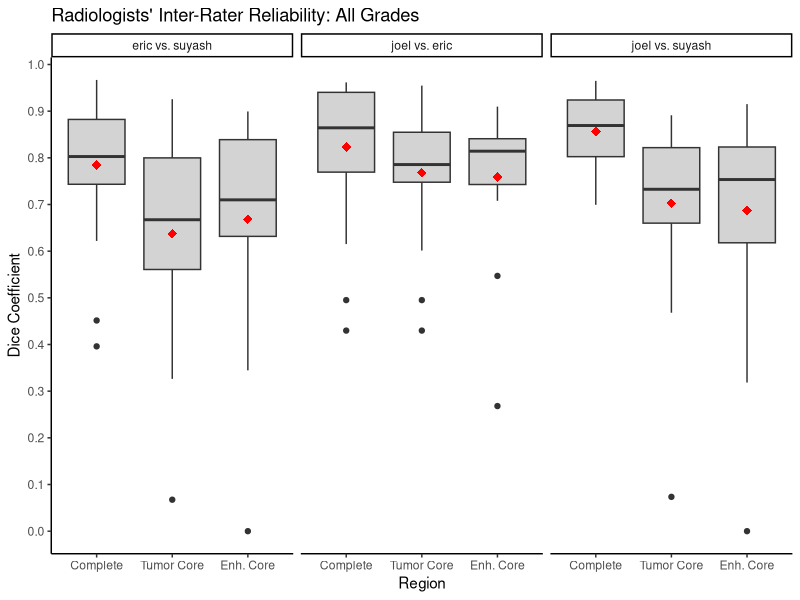
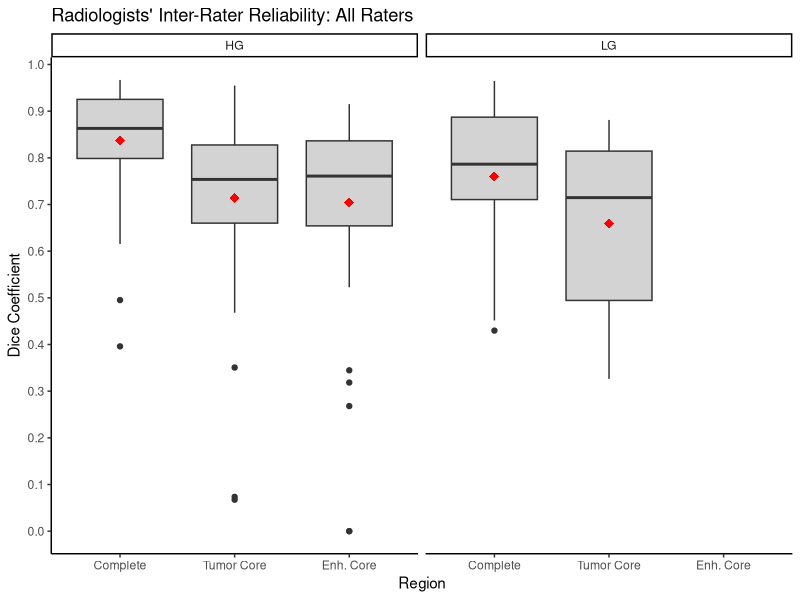
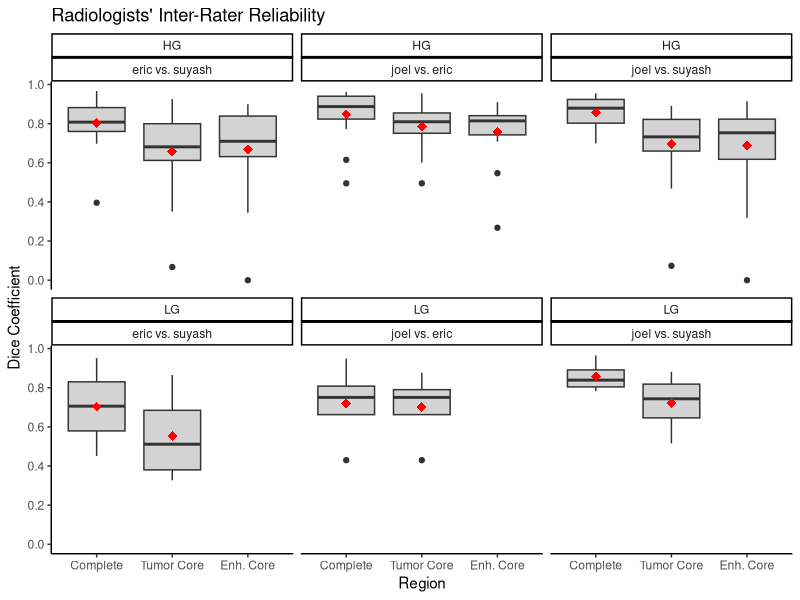
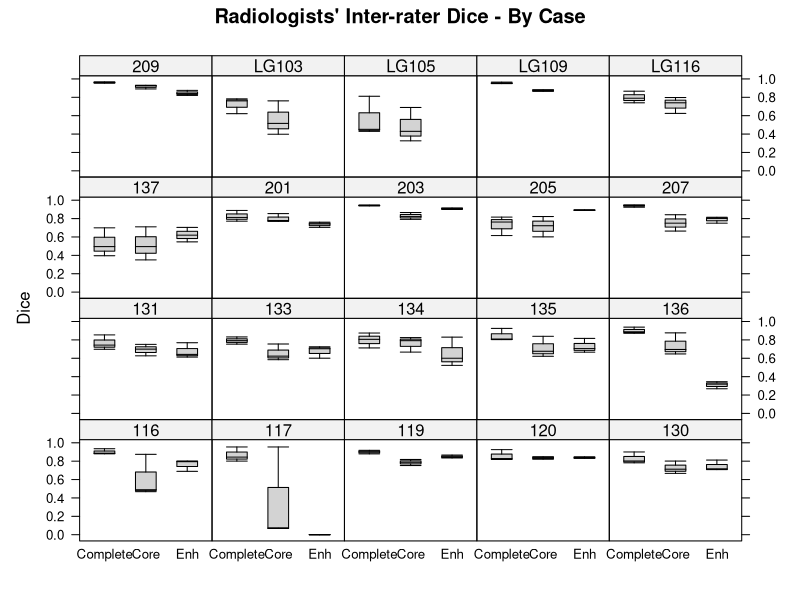
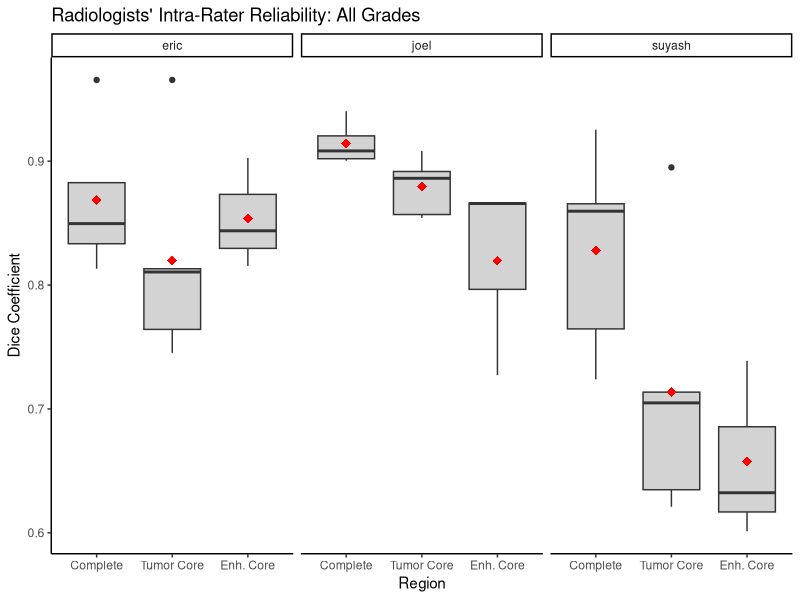
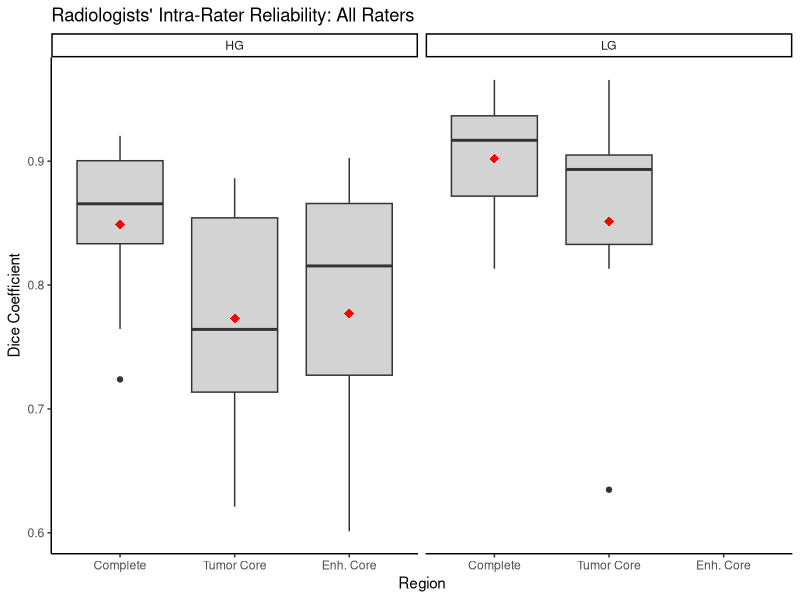
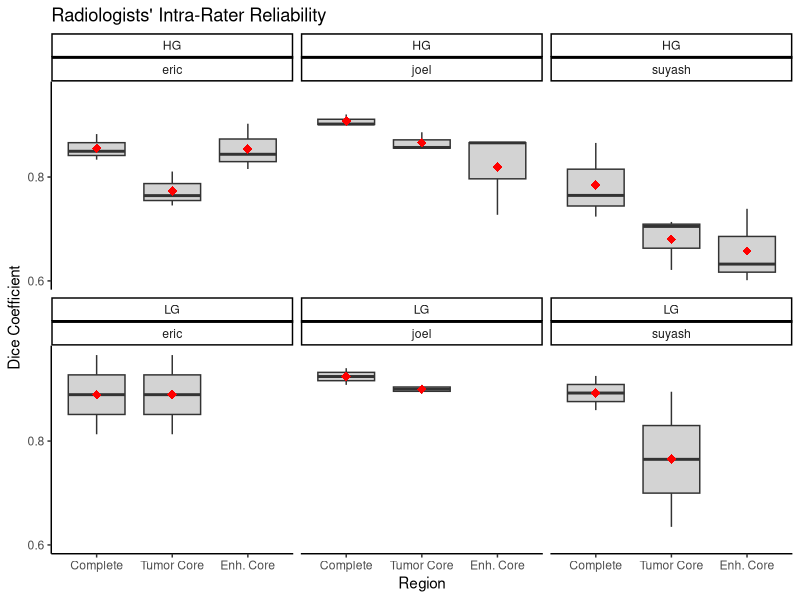
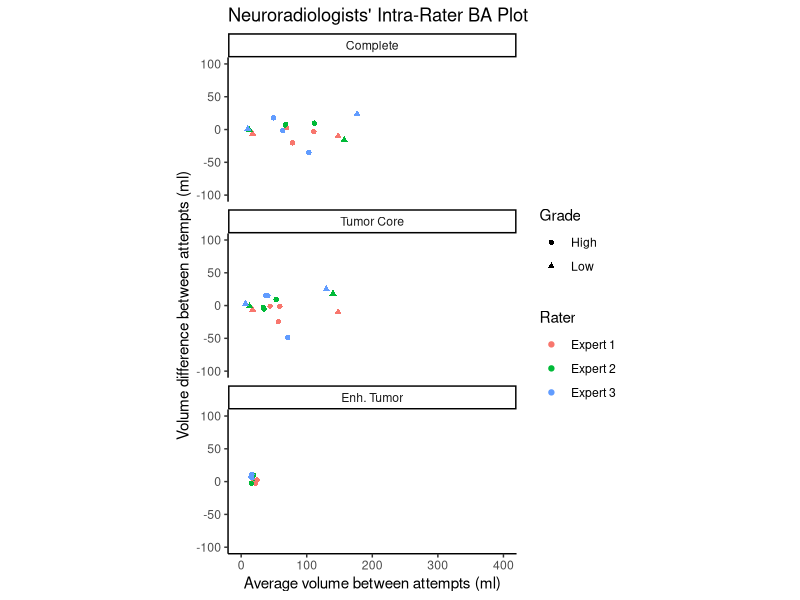

Write the R code that produced these figures, in order.
## ---- chunk 1
library(reshape2)

# Read the data
X<-read.table("interrater.txt", col.names = c('Rater1','Rater2','Case','Complete','Core','Enh'),
              na.strings = c('nan','-nan'));

# Reshape so that the different measures are on different lines
Xl<-melt(X, id.vars = c('Rater1','Rater2','Case'), 
         variable.name = "Region", value.name = "Dice");

# Assign a grade variable based on ID
Xl$Grade='HG';
Xl$Grade[grep('LG',Xl$Case)]='LG';
Xl$Grade=as.factor(Xl$Grade);

# Merge the Rater1 and Rater2 columns into a rater pair column
Xl$RaterPair=paste(Xl$Rater1,'vs.',Xl$Rater2);

# Enhancing core label should not be compared for low-grade tumors
Xl$Dice[Xl$Grade == 'LG' & Xl$Region == 'Enh']=NA;

Xl
## ---- chunk 2
library(ggplot2)

ggplot(data = subset(Xl, !is.na(Dice)), aes(x=Region, y=Dice)) +
  geom_boxplot(fill="lightgray") +
  facet_wrap(~RaterPair) +
  theme_classic() + 
  stat_summary(fun.y=mean, geom="point", color="red", shape=18, size=3,show.legend = FALSE) +
  labs(title="Radiologists' Inter-Rater Reliability: All Grades", 
       y = "Dice Coefficient", x = "Region") + 
  scale_y_continuous(breaks=seq(0,1,0.1)) +
  scale_x_discrete(labels = c("Complete","Tumor Core","Enh. Core"))

ggplot(data = subset(Xl, !is.na(Dice)), aes(x=Region, y=Dice)) +
  geom_boxplot(fill="lightgray") +
  facet_wrap(~Grade) +
  theme_classic() + 
  stat_summary(fun.y=mean, geom="point", color="red", shape=18, size=3,show.legend = FALSE) +
  labs(title="Radiologists' Inter-Rater Reliability: All Raters", 
       y = "Dice Coefficient", x = "Region") + 
  scale_y_continuous(breaks=seq(0,1,0.1)) +
  scale_x_discrete(labels = c("Complete","Tumor Core","Enh. Core"))

ggplot(data = subset(Xl, !is.na(Dice)), aes(x=Region, y=Dice)) +
  geom_boxplot(fill="lightgray") +
  facet_wrap(~Grade * RaterPair) +
  theme_classic() + 
  stat_summary(fun.y=mean, geom="point", color="red", shape=18, size=3,show.legend = FALSE) +
  labs(title="Radiologists' Inter-Rater Reliability", 
       y = "Dice Coefficient", x = "Region") + 
  scale_y_continuous(breaks=seq(0,1,0.2)) +
  scale_x_discrete(labels = c("Complete","Tumor Core","Enh. Core"))

## ---- chunk 3
library(dplyr)

# This function will be used to generate summary tables for Dice in different 
# experiments. It computes mean (sd) and median by grade, region and if needed by
# rater.
dice.table.region <- function(data, group_vars)
{
  zz1=data %>%
    group_by(Grade, Region)%>% 
    summarise(MeanSd=sprintf("%4.2f (%4.2f)",round(mean(Dice),2), round(sd(Dice),2)),
              Median=round(median(Dice),2)) %>% 
    arrange(Grade, Region);
  
  zz2=data %>%
    group_by(Region)%>% 
    summarise(MeanSd=sprintf("%4.2f (%4.2f)",round(mean(Dice),2), round(sd(Dice),2)),
              Median=round(median(Dice),2), Grade="All") %>% 
    arrange(Region);
  
  bind_rows(zz1, zz2)
}

# *** FIRST TWO COLUMNS OF TABLE 3 ***
dice.table.region(subset(Xl,!is.na(Dice)))
dice.table.region(subset(Xl,!is.na(Dice) & Rater1=='joel' & Rater2=='eric'))
dice.table.region(subset(Xl,!is.na(Dice) & Rater1=='eric' & Rater2=='suyash'))
dice.table.region(subset(Xl,!is.na(Dice) & Rater1=='joel' & Rater2=='suyash'))

## ---- chunk 4
library(dplyr)

# *** FIRST TWO COLUMNS OF TABLE 4 ***
dice.table.region(subset(Xl,!is.na(Dice) & !grepl('2..',Case)))
## ---- chunk 5
# *** LAST TWO COLUMNS OF TABLE 4 ***
menze.inter = read.csv('menze_interrater.csv', header=TRUE)
dice.table.region(subset(menze.inter,!is.na(Dice)))
## ---- chunk 6
require(lattice)
bwplot.stg = list(box.rectangle=list(col='black', fill='lightgray'), 
                  box.umbrella=list(col='black',lty='solid'));
bwplot(Dice ~ Region | Case, data = Xl, pch='|',  
       main="Radiologists' Inter-rater Dice - By Case",
       par.settings = bwplot.stg);
## ---- chunk 7
# Read the data
Y<-read.table("intrarater.txt", col.names = c('Rater','Case','Complete','Core','Enh'),
              na.strings = c('nan','-nan'));

# Reshape so that the different measures are on different lines
Yl<-melt(Y, id.vars = c('Rater','Case'), 
         variable.name = "Region", value.name = "Dice");

# Assign a grade variable based on ID
Yl$Grade='HG';
Yl$Grade[grep('LG',Yl$Case)]='LG';
Yl$Grade=as.factor(Yl$Grade);

# Enhancing core label should not be compared for low-grade tumors
Yl$Dice[Yl$Grade == 'LG' & Yl$Region == 'Enh']=NA;

Yl
## ---- chunk 8

ggplot(data = subset(Yl, !is.na(Dice)), aes(x=Region, y=Dice)) +
  geom_boxplot(fill="lightgray") +
  facet_wrap(~Rater) +
  theme_classic() + 
  stat_summary(fun.y=mean, geom="point", color="red", shape=18, size=3,show.legend = FALSE) +
  labs(title="Radiologists' Intra-Rater Reliability: All Grades", 
       y = "Dice Coefficient", x = "Region") + 
  scale_y_continuous(breaks=seq(0,1,0.1)) +
  scale_x_discrete(labels = c("Complete","Tumor Core","Enh. Core"))

ggplot(data = subset(Yl, !is.na(Dice)), aes(x=Region, y=Dice)) +
  geom_boxplot(fill="lightgray") +
  facet_wrap(~Grade) +
  theme_classic() + 
  stat_summary(fun.y=mean, geom="point", color="red", shape=18, size=3,show.legend = FALSE) +
  labs(title="Radiologists' Intra-Rater Reliability: All Raters", 
       y = "Dice Coefficient", x = "Region") + 
  scale_y_continuous(breaks=seq(0,1,0.1)) +
  scale_x_discrete(labels = c("Complete","Tumor Core","Enh. Core"))

ggplot(data = subset(Yl, !is.na(Dice)), aes(x=Region, y=Dice)) +
  geom_boxplot(fill="lightgray") +
  facet_wrap(~Grade * Rater) +
  theme_classic() + 
  stat_summary(fun.y=mean, geom="point", color="red", shape=18, size=3,show.legend = FALSE) +
  labs(title="Radiologists' Intra-Rater Reliability", 
       y = "Dice Coefficient", x = "Region") + 
  scale_y_continuous(breaks=seq(0,1,0.2)) +
  scale_x_discrete(labels = c("Complete","Tumor Core","Enh. Core"))
## ---- chunk 9

# *** COLUMNS 4-5 in TABLE 3 ***
subset(Yl,!is.na(Dice))%>%dice.table.region()

## ---- chunk 10


## ---- chunk 11
## Plot ICC =============
library('psych')

# Define my own ICC function that handles NAs. If both entries are NA, we
# drop the row, otherwise we change the NA to 0
my.icc<-function(X)
{
  iccval=NA;
  
  # Drop rows with both NA's
  Y = X[!apply(is.na(X),1,all),]
  
  # Replace remaining NA's with 0
  Y[is.na(Y)] = 0;
  
  # Do icc
  if(dim(Y)[1] >= 2)
  {
    result = ICC(Y);
    iccval = result$results$ICC[2];     
  }
  
  # Return the value of interest
  iccval
}

# Read the table of volumes
V<-read.table('volumes.txt',header=FALSE,col.names = c("Rater","CASE","Region","Volume"));

# Compute intrarater ICC for each region, high-grade only
V$Grade=if_else(grepl("LG.*",V$CASE),"LG","HG");

# We do not consider Enh for LG
V = subset(V,!(Grade=='LG' & Region=='Enh'));

# Get the initial (non-repeat) subset
V.inter = subset(V, !grepl("repeat", CASE))

T_icc=matrix(NA,3,3,dimnames=list(c("HG","LG","All"),c("Complete","Core","Enh")))
for(anat in colnames(T_icc))
{
  q = dcast(subset(V.inter, Region==anat), CASE + Grade ~ Rater, value.var = "Volume");
  T_icc[1,anat] = my.icc(q[q$Grade == 'HG',3:5])
  T_icc[2,anat] = my.icc(q[q$Grade == 'LG',3:5])
  T_icc[3,anat] = my.icc(q[,3:5]);
}

# *** COLUMN 3 in TABLE 3 ***
melt(round(T_icc,2)) %>% arrange(Var1,Var2)

## ---- chunk 12
# Massage the data so that each row represents a rater/case/structure combo with two volume measurements
V.intra=V;
V.intra$Repeat=if_else(grepl("_repeat",V$CASE),"Repeat","Orig");
V.intra$CASE=sub("_repeat","",V.intra$CASE)

V.intra.wide=dcast(V.intra, CASE + Rater + Region + Grade~ Repeat, value.var = 'Volume', fun.aggregate = mean)
V.intra.wide = subset(V.intra.wide, is.finite(Repeat));

# Compute ICC for each rater/structure combo (i.e. grouping over case)
V.intra.icc = group_by(V.intra.wide, Rater, Region) %>% do(data.frame(ICC=ICC(subset(.,select=c(Orig,Repeat)))$results$ICC[2]))

# *** COLUMN 6 in TABLE 3 ***
V.intra.icc %>% group_by(Region) %>% summarize(Mean=mean(ICC))
V.intra.icc

# Now also group by Grade - although this seems absurd
V.intra.icc.grade = group_by(V.intra.wide, Rater, Region, Grade) %>% do(data.frame(ICC=ICC(subset(.,select=c(Orig,Repeat)))$results$ICC[2]))

## ---- chunk 13

reg.rename = c("Complete" = "Complete", "Core" = "Tumor Core", "Enh" = "Enh. Tumor");

# Intra-rater BA
gg.intra = 
  ggplot(data=V.intra.wide, 
         aes(x=0.001 * (Orig+Repeat) / 2, 
             y=0.001 * (Repeat - Orig), 
             col = Rater, shape = Grade)) +
  geom_point() + 
  facet_wrap(~ Region, dir="v", labeller = as_labeller(reg.rename)) + 
  theme_classic() + 
  coord_fixed(1, xlim=c(0,400), ylim=c(-100,100)) +
  scale_color_discrete(labels=c("Expert 1","Expert 2","Expert 3")) +
  scale_shape_discrete(labels=c("High","Low")) +
  labs(title = "Neuroradiologists' Intra-Rater BA Plot",
       x = "Average volume between attempts (ml)", 
       y = "Volume difference between attempts (ml)")

gg.intra
## ---- chunk 14
V.inter.pair = rbind(
  merge(subset(V.inter, Rater=='eric'),
        subset(V.inter,Rater=='joel'),by=c('CASE','Region','Grade')),
  merge(subset(V.inter, Rater=='joel'),
        subset(V.inter,Rater=='suyash'),by=c('CASE','Region','Grade')),
  merge(subset(V.inter, Rater=='suyash'),
        subset(V.inter,Rater=='eric'),by=c('CASE','Region','Grade')))

# Inter-rater BA
gg.inter = 
  ggplot(data=V.inter.pair, 
         aes(x=0.001 * (Volume.x + Volume.y) / 2, 
             y=0.001 * (Volume.x - Volume.y), 
             col = paste(Rater.x," vs ", Rater.y), shape = Grade)) +
  geom_point() + 
  facet_wrap(~ Region, dir="v", labeller = as_labeller(reg.rename)) + 
  theme_classic() +
  coord_fixed(1, xlim=c(0,400), ylim=c(-100,100)) +
  scale_color_discrete(labels=c("Expert 1 vs 2","Expert 2 vs 3","Expert 3 vs 1")) +
  scale_shape_discrete(labels=c("High","Low")) +
  labs(title = "Neuroradiologists' Inter-Rater BA Plot",
       x = "Average volume between raters (ml)", 
       y = "Volume difference between raters (ml)",
       color = "Rater Pair")

gg.inter

## ---- chunk 15

require(cowplot)

g.both = plot_grid(gg.inter, gg.intra, align = "v", nrow = 1, rel_heights = c(1/2, 1/2))
g.both
ggsave("neuro_ba.pdf", g.both)

## ---- chunk 16
# Read the times
T.rad <- read.csv('timing.csv', header=TRUE);

# Add the LG/HG column
T.rad$Grade=if_else(grepl("LG.*",T.rad$Case),"LG","HG");

# Compute the time column in minutes
T.rad$Time = T.rad$Min + T.rad$Sec / 60;

# Compute summary stats on time
T.rad %>% group_by(Rater) %>% summarise(mean=mean(Time), median=median(Time), sd=sd(Time))

# Compute summary stats on time
T.rad %>% group_by(Grade) %>% summarise(mean=mean(Time), median=median(Time), sd=sd(Time))

# Compute summary stats by grade
T.rad %>% group_by(Grade,Rater) %>% summarise(mean=mean(Time), median=median(Time), sd=sd(Time))

## ---- chunk 17
# Read the timings for AP and merge
T.ap<-read.csv("timing_artem.csv",header=TRUE)
T.ap$Rater = as.factor("AP");
T.ap$Min = T.ap$Time;
T.ap$Sec = 0;
T.ap$Grade = if_else(grepl("LG.*",T.ap$Case),"LG","HG");
T.ap = subset(T.ap, !is.na(Time));

# Combine the tables
T.all = bind_rows(T.ap, T.rad)
T.all$Case = as.factor(T.all$Case)
T.all$Rater = as.factor(T.all$Rater)
T.all

# Compute summary stats on time
T.all %>% group_by(Rater) %>% summarise(mean=mean(Time), median=median(Time), sd=sd(Time))

# Compute summary stats by grade
T.all %>% group_by(Grade,Rater) %>% summarise(mean=mean(Time), median=median(Time), sd=sd(Time))
## ---- chunk 18
ggplot(T.all, aes(x=Rater, y=Time)) +
  geom_boxplot(fill="lightgray") + 
  facet_grid(~Grade,labeller = as_labeller(c("HG" = "High Grade", "LG" = "Low Grade"))) +
  scale_x_discrete(labels=c("Non-Expert","Expert 1","Expert 2","Expert 3")) +
  theme_classic() + 
  stat_summary(fun.y=mean, geom="point", color="red", shape=18, size=3,show.legend = FALSE) +
  labs(title="ITK-SNAP BRATS Segmentation Time",
       y = "Segmentation Time (min)")

ggsave("timing_all4.pdf")
## ---- chunk 19
library(lme4)

# Get the repeat and original observations
T.lme = T.all;
T.lme$Repeat=if_else(grepl("_repeat",T.lme$Case),"Repeat","Orig");
T.lme$Case=as.factor(sub("_repeat","",T.lme$Case));

anova.pair <- function(rater1, rater2)
{
  # Compare AP to suyash
  T.pair=subset(T.lme, Rater==rater1 | Rater == rater2);
  m = lmer(Time ~ Rater + Grade + (1 | Case), data=T.pair, REML=F)
  m.null = lmer(Time ~ Grade  + (1 | Case), data=T.pair, REML=F)
  anova(m.null, m)
}

# Flatten data for wilcox tests
T.w = dcast(T.lme %>% group_by(Rater,Case) %>% summarise(Time=mean(Time)), Case ~ Rater, value.var = "Time")


wilcox.test(T.w$eric - T.w$AP)
wilcox.test(T.w$joel - T.w$AP)
wilcox.test(T.w$suyash - T.w$AP)
wilcox.test(T.w$eric - T.w$suyash)
wilcox.test(T.w$joel - T.w$suyash)
wilcox.test(T.w$eric - T.w$joel)

## ---- chunk 20
anova.pair('AP','suyash')
## ---- chunk 21
anova.pair('AP','eric')
## ---- chunk 22
anova.pair('AP','joel')
## ---- chunk 23
anova.pair('eric','joel')
## ---- chunk 24
anova.pair('joel','suyash')
## ---- chunk 25
anova.pair('suyash','eric')
## ---- chunk 26
m = lmer(Time ~ Grade + Rater + (1 | Case), data=T.all, REML=F)
m.null = lmer(Time ~ Rater  + (1 | Case), data=T.all, REML=F)
anova(m.null, m)
## ---- chunk 27
# Read the stroke data
S.rad.axis <- read.table("all_strokes.txt",col.names = c("Rater","Case","Label","Axis","Count"));

# Drop eric's x and y samples, because he tended to place samples on every
# slice which means that the x and y counts are completely screwed up
# however he only traced on the z axis
S.rad.axis = subset(S.rad.axis, !(Rater == 'eric' & Axis != 'z'))
S.rad.axis = subset(S.rad.axis, Label <= 6)

# Combine axes
S.rad = S.rad.axis %>% group_by(Rater, Case, Label) %>% summarise(Count = sum(Count));
S.rad$Label=factor(S.rad$Label,labels=c("Edema","NE Core","Enh Core","Necr","GM+WM","CSF"))

ggplot(data=S.rad, aes(x=Label,y=Count,fill=Rater)) +
  geom_boxplot() + 
  theme_classic() + 
  labs(title="Radiologists: Number of Training Paint Strokes by Label",
       y = "Average Strokes per Attempt", x = "Label")
## ---- chunk 28
SV.rad<-read.table("sample_vols.txt", col.names = c("Rater","Case","Label","Voxels"));
SV.ap<-read.table("artem_sample_vols.txt", col.names = c("Rater","Case","Label","Voxels"));
SV=bind_rows(SV.rad,SV.ap);
SV=subset(SV, Label <= 6);
SV$Label=factor(SV$Label,labels=c("Edema","NE Core","Enh Core","Necr","GM+WM","CSF"))
SV$Rater=as.factor(SV$Rater);
SV$Case=as.factor(SV$Case);

ggplot(data=SV, aes(x=Label,y=Voxels,fill=Rater)) +
  geom_boxplot() + 
  theme_classic() + 
  scale_y_log10(breaks=c(10,100,1000,10000)) +
  scale_fill_discrete(labels=c("Non-Expert","Expert 1","Expert 2","Expert 3")) +
  labs(title="Number of Voxels Labeled for Classifier Training",
       y = "Training Voxels per Case", x = "Presegmentation Tissue Class")

ggsave("training_voxels.pdf")

## ---- chunk 29
q=dcast(SV %>% group_by(Case,Rater) %>% summarise(Voxels=sum(Voxels)), Case ~ Rater)
q1 = q[,c("artem","eric")];

colMeans(q[,2:5], na.rm=TRUE)

wilcox.test(q$artem - q$eric, alternative = "less")$p.value * 2
wilcox.test(q$joel - q$artem, alternative = "less")$p.value * 2
wilcox.test(q$suyash - q$artem, alternative = "less")$p.value * 2

wilcox.test(q$joel - q$eric, alternative = "less")$p.value * 2
wilcox.test(q$suyash - q$joel, alternative = "less")$p.value * 2
wilcox.test(q$suyash - q$eric, alternative = "less")$p.value * 2

## ---- chunk 30
# Read the full BRATS evaluation report (artem+radiologists)
B.all <- read.csv("brats_all_may2017.csv",header=TRUE);
B.all$Region=as.factor(B.all$Region);
levels(B.all$Region)=c("Complete","Core","Enh");

# -1 in Dice column is NA
B.all$Dice[B.all$Dice==-1] = NA;

# Grade
B.all$Grade[grepl('LG',B.all$Case)]='LG';
B.all$Grade[!grepl('LG',B.all$Case)]='HG';

# Drop Enh for LG
B.all = subset(B.all, (Region != "Enh" | Grade != "LG"));

# Plot all raters BRATS evaluation
(ggplot(data=B.all,
        aes(x = Region, y = Dice))
  + geom_boxplot(fill="lightgray") 
  + facet_grid(~Grade * Rater) + theme_classic()
  + stat_summary(fun.y=mean, geom="point", color="red", shape=18, size=3,show.legend = FALSE)
  + labs(title="Dice Coefficient for All Raters in BRATS Leaderboard Evaluation", 
         y="Dice Coefficient"))
## ---- chunk 31
require(ggplot2)
require(dplyr)

# Focus only on the subset of cases that have been segmented by all
q = dcast(B.all, Case + Region + Grade ~ Rater, value.var = 'Dice', fun.aggregate = mean)

# Remelt this subset after dropping NA rows
p = melt(q[complete.cases(q),],id.vars = c('Case','Region','Grade'), variable.name = 'Rater', value.name = 'Dice')

# Plot 
(ggplot(data=p,
        aes(x = Region, y = Dice))
  + geom_boxplot(fill="lightgray") 
  + facet_grid(~Grade * Rater) + theme_classic()
  + stat_summary(fun.y=mean, geom="point", color="red", shape=18, size=3,show.legend = FALSE)
  + labs(title="Dice Coefficient for All Raters in BRATS Leaderboard Evaluation", 
         y="Dice Coefficient"))

# Generate summary stats

# *** ALL COLUMNS IN TABLE 5 ***
subset(p, Rater=='eric') %>% dice.table.region()
subset(p, Rater=='joel') %>% dice.table.region()
subset(p, Rater=='suyash') %>% dice.table.region()
subset(p, Rater=='artem') %>% dice.table.region()

## ---- chunk 32
rater.wilcox = function(qsel)
{
  i.best = which.max(apply(qsel[,4:7],MARGIN=2,FUN=mean));
  result = matrix(nrow=1,ncol=4);
  for(i in 1:4)
  {
    if(i != i.best) {
      result[1,i] = wilcox.test(qsel[,3+i] - qsel[,3+i.best])$p.value;
    }
    else {
      result[1,i] = NA;
    }
  }
  data.frame(round(result,3))
}

qc = q[complete.cases(q),];
bind_rows(
  subset(qc, Region=='Complete' & Grade=='HG') %>% rater.wilcox(),
  subset(qc, Region=='Core' & Grade=='HG') %>% rater.wilcox(),
  subset(qc, Region=='Enh' & Grade=='HG') %>% rater.wilcox(),
  subset(qc, Region=='Complete' & Grade=='LG') %>% rater.wilcox(),
  subset(qc, Region=='Core' & Grade=='LG') %>% rater.wilcox(),
  subset(qc, Region=='Complete') %>% rater.wilcox(),
  subset(qc, Region=='Core') %>% rater.wilcox(),
  subset(qc, Region=='Enh') %>% rater.wilcox())


## ---- chunk 33
l = levels(q$Case);

cases.rad.menze = unique(subset(p, !grepl("^2",Case))$Case);
p.menze = subset(p, Case %in% cases.rad.menze);

# Plot 
(ggplot(data=p.menze,
        aes(x = Region, y = Dice))
  + geom_boxplot(fill="lightgray") 
  + facet_grid(~Grade * Rater) + theme_classic()
  + stat_summary(fun.y=mean, geom="point", color="red", shape=18, size=3,show.legend = FALSE)
  + labs(title="Dice Coefficient for All Raters in BRATS Leaderboard Evaluation", 
         y="Dice Coefficient"))

# Generate summary stats
p.menze %>% group_by(Rater,Grade,Region) %>% summarise(mean=mean(Dice), sd=sd(Dice), median=median(Dice)) %>% arrange(Grade,Region,Rater)

# Generate summary stats
p.menze %>% group_by(Rater,Region) %>% summarise(mean=mean(Dice) %>% round(2), sd=sd(Dice) %>% round(2), median=median(Dice) %>% round(2)) %>% arrange(Region,Rater) 
## ---- chunk 34
subset(p.menze, Rater=='eric') %>% dice.table.region()
subset(p.menze, Rater=='joel') %>% dice.table.region()
subset(p.menze, Rater=='suyash') %>% dice.table.region()

## ---- chunk 35

# Load rank data
menze.table = read.csv("menze_fig7.csv");

# Function to add rank to a column
menze.rank = function(z)  {
  z$Rank = 0;
  for(i in seq(1,dim(z)[1])) {
    dice.i = 100 * as.double(sub(" .*","",z$MeanSd[i]));
    col.i = paste(z$Region[i],z$Grade[i],sep=".");
    r = rank(c(-dice.i, -menze.table[,col.i]));
    z$Rank[i] = r[1];
  }
  z
}

# *** TABLE 6 ALL COLUMNS ***
subset(p.menze, Rater=='eric') %>% dice.table.region() %>% menze.rank
subset(p.menze, Rater=='joel') %>% dice.table.region() %>% menze.rank
subset(p.menze, Rater=='suyash') %>% dice.table.region() %>% menze.rank
subset(p.menze, Rater=='artem') %>% dice.table.region() %>% menze.rank
## ---- chunk 36
mm=(menze.table$Complete.All+menze.table$Core.All+menze.table$Enh.All)/3;
ad.eric = subset(p.menze, Rater=='eric') %>% group_by(Region) %>% summarise(mean=mean(Dice)) %>% summarise(mm=mean(mean));

ad.joel = subset(p.menze, Rater=='joel') %>% group_by(Region) %>% summarise(mean=mean(Dice)) %>% summarise(mm=mean(mean));

ad.suyash = subset(p.menze, Rater=='suyash') %>% group_by(Region) %>% summarise(mean=mean(Dice)) %>% summarise(mm=mean(mean));

ad.artem = subset(p.menze, Rater=='artem') %>% group_by(Region) %>% summarise(mean=mean(Dice)) %>% summarise(mm=mean(mean));


rank(c(-100 * ad.eric$mm, -mm))[1]
rank(c(-100 * ad.joel$mm, -mm))[1]
rank(c(-100 * ad.suyash$mm, -mm))[1]
rank(c(-100 * ad.artem$mm, -mm))[1]

## ---- chunk 37
g.sv = SV %>% group_by(Case,Rater) %>% summarise(Voxels=sum(Voxels))
g.dice = p %>% group_by(Case,Rater) %>% summarise(Dice=mean(Dice))
g.sd = merge(g.sv, g.dice)

ggplot(g.sd, aes(x=Voxels, y=Dice, color=Rater)) +
  geom_point() + theme_classic()
